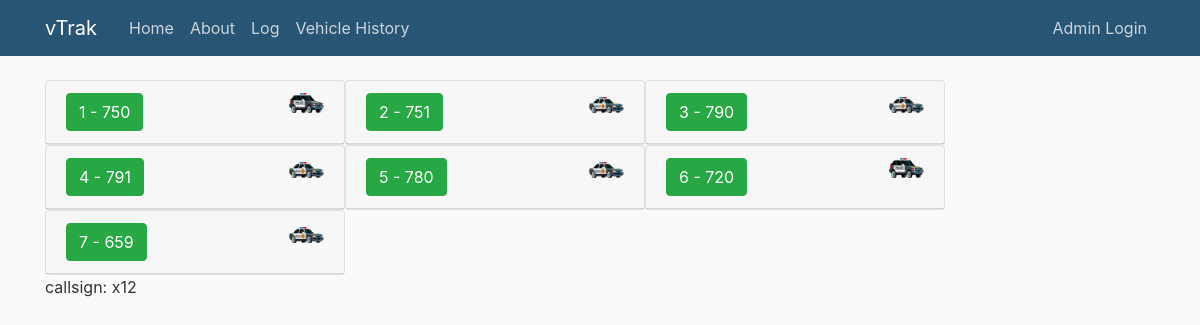
The app's page /log, older data.
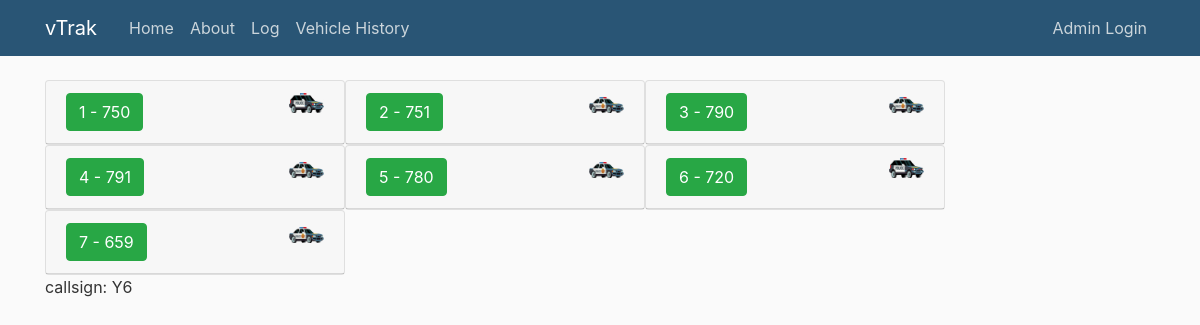
The same page, newer data.
### vTrak/models.py (models this page shows, shortened)
class Vehicletable(models.Model):
    vehnum = models.CharField(max_length=3)
    vehtype = models.ForeignKey('Typetable', on_delete=models.PROTECT)
    is_lpr = models.BooleanField(default='False')
    isforpatrol = models.BooleanField(default='False')
    status = models.ForeignKey('Statustable', on_delete=models.PROTECT)
    is_active = models.BooleanField(default='False')
    datetaken = models.DateTimeField(default=timezone.now)
    callsigninuse = models.CharField(max_length=7,default=False)

class Activitytable(models.Model):
    vehnum = models.CharField(max_length=3)
    callsign = models.CharField(max_length=7)
    squad = models.CharField(max_length=20)
    created_on = models.DateTimeField(auto_now_add=True)

### vTrak/views.py (the view)
# urls.py: path('log', views.log, name='vTrak-log'),
def log(request):
    car = 791
    content = {
        'Vehicleinfo': Vehicletable.objects.all(),
        'Activityinfo': Activitytable.objects.all().order_by('-created_on'),
        'anothertest': Activitytable.objects.only('callsign').filter(vehnum=car).order_by('-created_on')[:1],
    }
    return render(request, 'vTrak/log.html', content)

### vTrak/templates/vTrak/log.html (shortened to what this page needs)
{% extends "vTrak/base.html" %}
{% load static %}
{% block content %}
    <div class="d-flex flex-wrap">
                    {% for veh in Vehicleinfo %}
                        <div class="card" style="width: 300px">
                            <div class="card-header" role="tab" id="headingOne">
                                <button class="btn btn-success">
                                    {{ forloop.counter }} - {{veh.vehnum}}
                                </button>
                                {% if veh.vehtype_id == 1 %}
                                    <img src="{% static 'vTrak/media/Vehicle-SUV.png' %}" align="right" alt="SUV" width="35" height="20">
                                {% elif veh.vehtype_id == 2 %}
                                    <img src="{% static 'vTrak/media/VehicleCrownVic.png' %}" align="right" alt="Crown Vic" width="35" height="20">
                                {% endif %}
                            </div>
                        </div>
                    {% endfor %}
    </div>
{% for vehicletest in anothertest %}
    <p>
    callsign: {{ vehicletest.callsign}}
    <br>
    </p>
    {% endfor %}
{% endblock content %}

Row changes from the older to the newer data that the page shows:
no longer on this page (row unchanged): Activitytable: callsign "x12"
added Activitytable: callsign "Y6"
